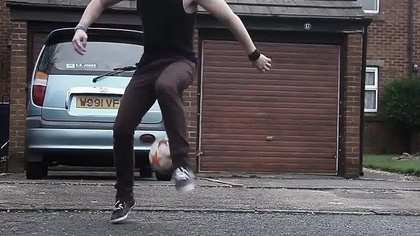
%> input picture Spatiotemporal Salient Object Detection in Video/FastVideoSegment/LDMB/im1.jpg, 420 x 236 px, shrunk from 640 x 360 before the run
$ octave demo.m   (GNU Octave 9; MATLAB toolbox functions it lacks are replaced by stand-ins)
%> lines starting %> are read from the running program, lines starting %| are printed output that depends on the picture
### Spatiotemporal Salient Object Detection in Video/FastVideoSegment/LDMB/detect_motionboundaries.m
function [ boundaries ] = detect_motionboundaries( image, flow, next_image, backward_flow, prev_image, ms, nms, sharpen )
% Detect motion boundaries in an image
%
% For an introductory tutorial, please see demo.m
%
% INPUTS
% image                     image from which motion boundaries are extracted (H x W x 3 array)
% flow             []       forward flow to the next frame  (H x W x 2 array or []. if [], extract boundaries based on RGB only)
% next_image       []       next image in the video (H x W x 3 array or []. if [], will extract boundaries based on RGB and flow only)
% backward_flow    []       backward flow to the previous frame (H x W x 2 array or []. if [], will extract boundaries based on RGB, flow and image warping error only)
% prev_image       []       previous image in the video (H x W x 3 array if backward_flow is not empty, otherwise, empty array)
% ms               1        if true perform detection at multiple scale
% nms              0        if true apply non-maximum suppression to edges
% sharpen          2        sharpening amount (must be smaller than 2)
%
% OUPUTS
% boundaries            detected motion boundaries
%
% Code originally written by Philippe Weinzaepfel, 2015,
% for motion boundaries detection
% Licensed under the MSR-LA Full Rights License [see license.txt]

if nargin<2, flow = []; end;
if nargin<3, next_image = []; end;
if nargin<4, backward_flow = []; end;
if nargin<5, prev_image = []; end;
if nargin<6, ms = 1; end;
if nargin<7, nms = 0; end;
if nargin<8, sharpen = 2; end;

% prepare data
inputs = 'Color';
I = image;
if ~isempty(flow),
    inputs = 'Color+Flow';
    I = cat(3, single(I)/255.0, single(flow)/10.0);
    if ~isempty(next_image),
        inputs = 'Color+Flow+Warping';
        [lab_error, hog_error] = image_warping_error(single(image), single(next_image), single(flow));
        I = cat(3, I, lab_error, hog_error);
        if ~isempty(backward_flow),
            inputs = 'Color+Flow+Warping+Backward';
            [lab_error, hog_error] = image_warping_error(single(image), single(prev_image), single(backward_flow));
            I = cat(3, I, single(backward_flow)/10.0, lab_error, hog_error);
        end;
    end;
end;

% load model
load( sprintf('MotionBoundariesModels/forest/model_SintelClean_Classic+NL-Fast_%s.mat', inputs));

model.opts.multiscale = ms;
model.opts.nms = nms;
model.opts.sharpen = sharpen;

% run motion boundaries detection
boundaries = edgesDetect(I, model);


end

### Spatiotemporal Salient Object Detection in Video/FastVideoSegment/LDMB/demo.m
% demo for detecting motion boundaries with different cues, please see readme.txt first
%
% Piotr's Toolbox and Classic+NL flow code
% addpath(genpath(<path_to_piotr_toolbox>));
% addpath(genpath(<path_to_classicnl_flow>));


image = imread('im1.jpg');
%> image is the input picture: size 236x420x3 uint8; mean R, G, B 88.8, 83.6, 86.8
next_image = imread('im2.jpg');
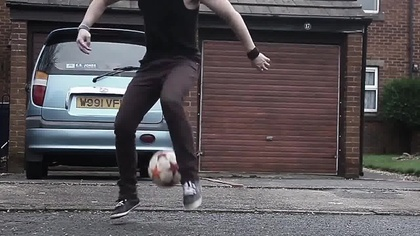
%> input picture Spatiotemporal Salient Object Detection in Video/FastVideoSegment/LDMB/im2.jpg, 420 x 236 px, shrunk from 640 x 360 before the run
%> next_image is the input picture: size 236x420x3 uint8; mean R, G, B 88.7, 83.7, 86.9
prev_image = imread('im0.jpg');
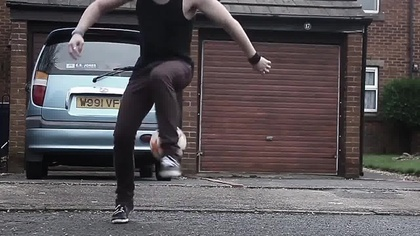
%> input picture Spatiotemporal Salient Object Detection in Video/FastVideoSegment/LDMB/im0.jpg, 420 x 236 px, shrunk from 640 x 360 before the run
%> prev_image is the input picture: size 236x420x3 uint8; mean R, G, B 88.9, 83.5, 86.6
%> the run ends on the next line

% forward flow computation
load('flow.mat'); % flow = estimate_flow_interface(image, next_image, 'classic+nl-fast');

load('backward_flow.mat'); % backward_flow = estimate_flow_interface(image, prev_image, 'classic+nl-fast');

% using color only
boundaries_Color = detect_motionboundaries(image); % not accurate
